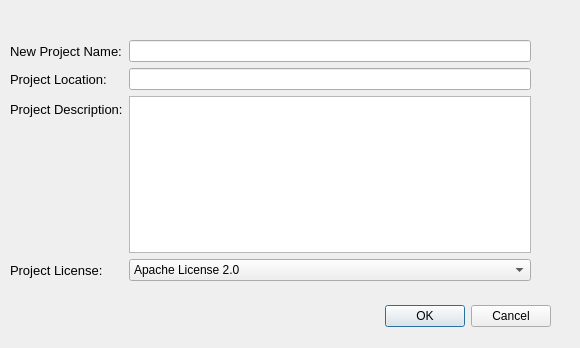
<?xml version="1.0" encoding="UTF-8"?>
<ui version="4.0">
 <class>Dialog</class>
 <widget class="QDialog" name="Dialog">
  <property name="geometry">
   <rect>
    <x>0</x>
    <y>0</y>
    <width>580</width>
    <height>348</height>
   </rect>
  </property>
  <property name="windowTitle">
   <string>New Project</string>
  </property>
  <widget class="QDialogButtonBox" name="buttonBox">
   <property name="geometry">
    <rect>
     <x>210</x>
     <y>300</y>
     <width>341</width>
     <height>32</height>
    </rect>
   </property>
   <property name="orientation">
    <enum>Qt::Horizontal</enum>
   </property>
   <property name="standardButtons">
    <set>QDialogButtonBox::Cancel|QDialogButtonBox::Ok</set>
   </property>
  </widget>
  <widget class="QWidget" name="formLayoutWidget">
   <property name="geometry">
    <rect>
     <x>10</x>
     <y>40</y>
     <width>521</width>
     <height>241</height>
    </rect>
   </property>
   <layout class="QFormLayout" name="formLayout">
    <item row="0" column="0">
     <widget class="QLabel" name="label">
      <property name="font">
       <font>
        <family>MS Sans Serif</family>
        <pointsize>10</pointsize>
       </font>
      </property>
      <property name="text">
       <string>New Project Name:</string>
      </property>
     </widget>
    </item>
    <item row="1" column="0">
     <widget class="QLabel" name="label_2">
      <property name="font">
       <font>
        <family>MS Sans Serif</family>
        <pointsize>10</pointsize>
       </font>
      </property>
      <property name="text">
       <string>Project Location:</string>
      </property>
     </widget>
    </item>
    <item row="2" column="0">
     <widget class="QLabel" name="label_3">
      <property name="font">
       <font>
        <family>MS Sans Serif</family>
        <pointsize>10</pointsize>
       </font>
      </property>
      <property name="text">
       <string>Project Description:</string>
      </property>
     </widget>
    </item>
    <item row="0" column="1">
     <widget class="QLineEdit" name="lineEdit"/>
    </item>
    <item row="1" column="1">
     <widget class="QLineEdit" name="lineEdit_2"/>
    </item>
    <item row="2" column="1">
     <widget class="QTextEdit" name="textEdit"/>
    </item>
    <item row="3" column="0">
     <widget class="QLabel" name="label_4">
      <property name="font">
       <font>
        <family>MS Sans Serif</family>
        <pointsize>10</pointsize>
       </font>
      </property>
      <property name="text">
       <string>Project License:</string>
      </property>
     </widget>
    </item>
    <item row="3" column="1">
     <widget class="QComboBox" name="comboBox">
      <item>
       <property name="text">
        <string>Apache License 2.0</string>
       </property>
      </item>
      <item>
       <property name="text">
        <string>Artistic License/GPL</string>
       </property>
      </item>
      <item>
       <property name="text">
        <string>Eclipse Plugin License 1.0</string>
       </property>
      </item>
      <item>
       <property name="text">
        <string>GNU General Public License v2</string>
       </property>
      </item>
      <item>
       <property name="text">
        <string>GNU General Public License v3</string>
       </property>
      </item>
      <item>
       <property name="text">
        <string>GNU Lesser General Public License</string>
       </property>
      </item>
      <item>
       <property name="text">
        <string>MIT  License</string>
       </property>
      </item>
      <item>
       <property name="text">
        <string>Mozilla Public License 1.1</string>
       </property>
      </item>
      <item>
       <property name="text">
        <string>New BSD License</string>
       </property>
      </item>
      <item>
       <property name="text">
        <string>Other</string>
       </property>
      </item>
     </widget>
    </item>
   </layout>
  </widget>
 </widget>
 <resources/>
 <connections>
  <connection>
   <sender>buttonBox</sender>
   <signal>accepted()</signal>
   <receiver>Dialog</receiver>
   <slot>accept()</slot>
   <hints>
    <hint type="sourcelabel">
     <x>248</x>
     <y>254</y>
    </hint>
    <hint type="destinationlabel">
     <x>157</x>
     <y>274</y>
    </hint>
   </hints>
  </connection>
  <connection>
   <sender>buttonBox</sender>
   <signal>rejected()</signal>
   <receiver>Dialog</receiver>
   <slot>reject()</slot>
   <hints>
    <hint type="sourcelabel">
     <x>316</x>
     <y>260</y>
    </hint>
    <hint type="destinationlabel">
     <x>286</x>
     <y>274</y>
    </hint>
   </hints>
  </connection>
 </connections>
</ui>
